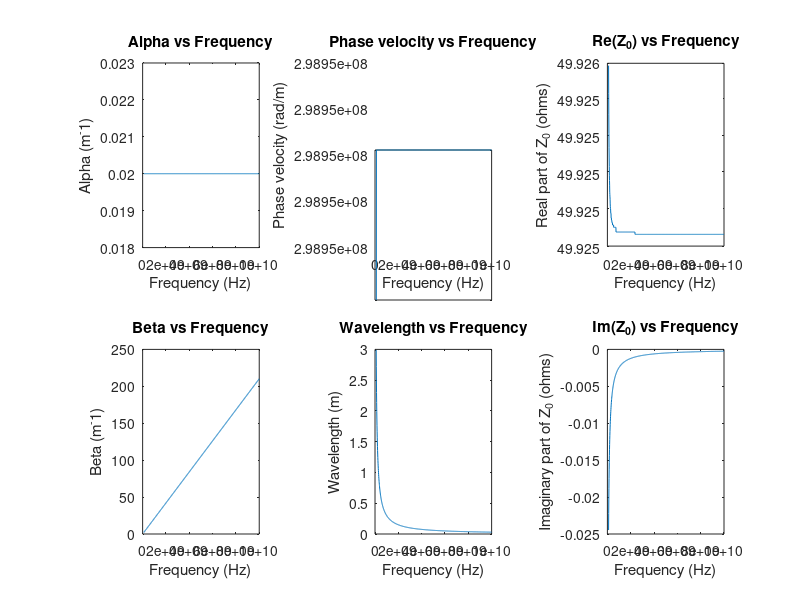

MATLAB code for this plot:
% PART A - VARIATION 00
% R' = 1.05 ohms/m
% L' = 167 nH/m
% G' = 0.38 mS/m
% C' = 67 pF/m

Rprime = 1.05; % ohms/m
Lprime = 167*1e-9; %H/m
Gprime = 0.38*1e-3; %S/m
Cprime = 67*1e-12; %F/m

%% freq
freq_start_pulse = 100*1e6;
freq_end_pulse = 10*1e9;
freq_step_pulse = 10*1e6;
freq = freq_start_pulse:freq_step_pulse:freq_end_pulse;
omega = 2*pi*freq;

%% calculations
gamma = j*omega.*sqrt((Lprime-j.*(Rprime./omega)).*(Cprime-j.*(Gprime./omega))); %complex propagation constant
alpha = real(gamma);
beta = imag(gamma);
v_p = omega./beta; %phase velocity
lambda = (2*pi)./beta; %wavelength
Z_0 = sqrt((Rprime+(j*Lprime.*omega))./(Gprime + (j*Cprime.*omega)));
real_Z_0 = real(Z_0);
imag_Z_0 = imag(Z_0);

%% plots
figure(1);

% if this line causes an issue in older versions, you can remove it
% it just resizes the figure window to be maximized when its opened
set(gcf,'WindowState','maximized'); 

subplot(2,3,1)
plot(freq,alpha)
title("Alpha vs Frequency");
xlabel("Frequency (Hz)");
ylabel("Alpha (m^-1)");

subplot(2,3,4)
plot(freq,beta)
title("Beta vs Frequency");
xlabel("Frequency (Hz)");
ylabel("Beta (m^-1)");

subplot(2,3,2)
plot(freq,v_p)
title("Phase velocity vs Frequency");
xlabel("Frequency (Hz)");
ylabel("Phase velocity (rad/m)");

subplot(2,3,5)
plot(freq,lambda)
title("Wavelength vs Frequency");
xlabel("Frequency (Hz)");
ylabel("Wavelength (m)");

subplot(2,3,3)
plot(freq,real_Z_0)
title("Re(Z_0) vs Frequency");
xlabel("Frequency (Hz)");
ylabel("Real part of Z_0 (ohms)");

subplot(2,3,6)
plot(freq,imag_Z_0)
title("Im(Z_0) vs Frequency");
xlabel("Frequency (Hz)");
ylabel("Imaginary part of Z_0 (ohms)");